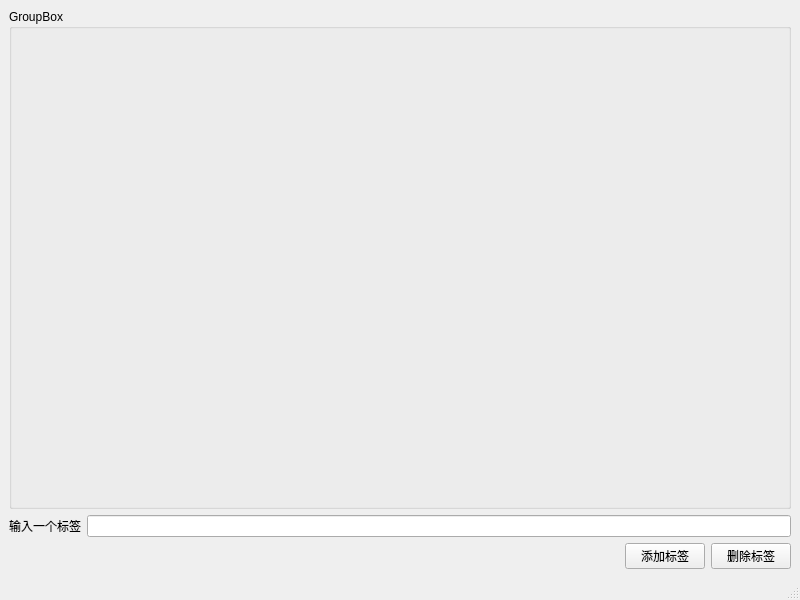
<?xml version="1.0" encoding="UTF-8"?>
<ui version="4.0">
 <class>MainWindow</class>
 <widget class="QMainWindow" name="MainWindow">
  <property name="geometry">
   <rect>
    <x>0</x>
    <y>0</y>
    <width>800</width>
    <height>600</height>
   </rect>
  </property>
  <property name="windowTitle">
   <string>MainWindow</string>
  </property>
  <widget class="QWidget" name="centralwidget">
   <layout class="QVBoxLayout" name="verticalLayout">
    <item>
     <widget class="QGroupBox" name="groupBox">
      <property name="sizePolicy">
       <sizepolicy hsizetype="Preferred" vsizetype="Expanding">
        <horstretch>0</horstretch>
        <verstretch>0</verstretch>
       </sizepolicy>
      </property>
      <property name="title">
       <string>GroupBox</string>
      </property>
      <layout class="QGridLayout" name="gridLayout_2">
       <item row="0" column="0">
        <layout class="QGridLayout" name="gridLayout"/>
       </item>
      </layout>
     </widget>
    </item>
    <item>
     <layout class="QHBoxLayout" name="horizontalLayout">
      <item>
       <widget class="QLabel" name="label">
        <property name="text">
         <string>输入一个标签</string>
        </property>
       </widget>
      </item>
      <item>
       <widget class="QLineEdit" name="lineEdit"/>
      </item>
     </layout>
    </item>
    <item>
     <layout class="QHBoxLayout" name="horizontalLayout_2">
      <item>
       <spacer name="horizontalSpacer">
        <property name="orientation">
         <enum>Qt::Horizontal</enum>
        </property>
        <property name="sizeHint" stdset="0">
         <size>
          <width>40</width>
          <height>20</height>
         </size>
        </property>
       </spacer>
      </item>
      <item>
       <widget class="QPushButton" name="btn_add">
        <property name="text">
         <string>添加标签</string>
        </property>
       </widget>
      </item>
      <item>
       <widget class="QPushButton" name="btn_del">
        <property name="text">
         <string>删除标签</string>
        </property>
       </widget>
      </item>
     </layout>
    </item>
   </layout>
  </widget>
  <widget class="QMenuBar" name="menubar">
   <property name="geometry">
    <rect>
     <x>0</x>
     <y>0</y>
     <width>800</width>
     <height>23</height>
    </rect>
   </property>
  </widget>
  <widget class="QStatusBar" name="statusbar"/>
 </widget>
 <resources/>
 <connections/>
</ui>
